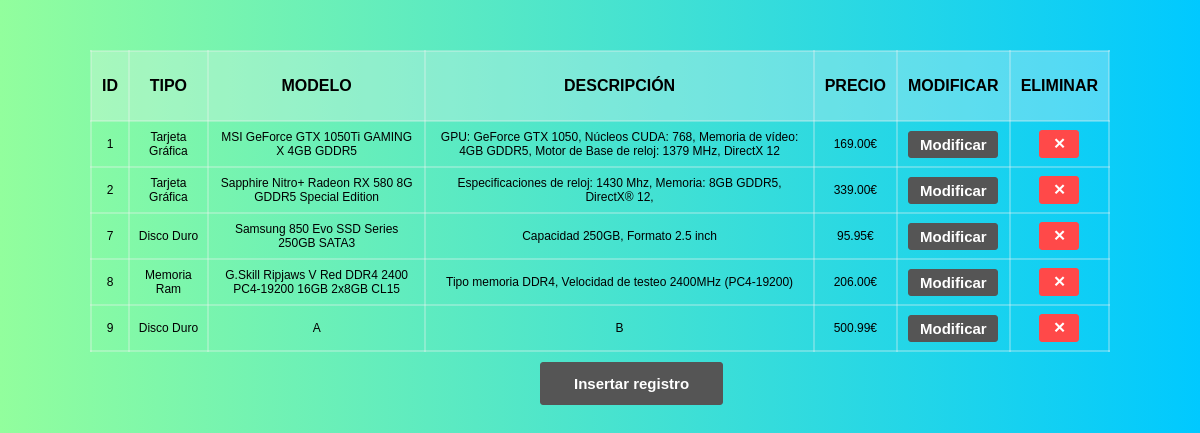
The page / on the database its author committed.
### tables this page shows
CREATE TABLE `components` (
  `id` int(11) NOT NULL,
  `tipo` varchar(20) NOT NULL,
  `modelo` varchar(100) NOT NULL,
  `descripcion` varchar(200) NOT NULL,
  `precio` decimal(5,2) NOT NULL
);

### baseDatos.php (called while the page is built, shortened)
<?php
$servername = "localhost";
$username = "patryk";
$password = "patryk";
$dbname = "hardware";
$conn = new mysqli($servername, $username, $password, $dbname);
   $sql = "SELECT * FROM components";
   $result = $conn->query($sql) or trigger_error(mysqli_error($conn)." ".$sql);
 ?>

### index.php (the view, shortened to what this page needs)
<!DOCTYPE html>
<html>
  <head>
  </head>
  <body>
      <?php
        require_once('baseDatos.php');
        if ($result->num_rows > 0) { ?>
          <table>
            <tr>
              <th>ID</th>
              <th>TIPO</th>
              <th>MODELO</th>
              <th>DESCRIPCIÓN</th>
              <th>PRECIO</th>
              <th>MODIFICAR</th>
              <th>ELIMINAR</th>
            </tr>
            <?php
         while($row = $result->fetch_assoc()) { ?>
        <tr>
            <td><?php echo $row["id"]; ?></td>
            <td><?php echo $row["tipo"]; ?></td>
            <td><?php echo $row["modelo"]; ?></td>
            <td><?php echo $row["descripcion"]; ?></td>
            <td><?php echo $row["precio"] . "€"; ?></td>
            <td>
              <a href="controlador_modificar.php?id=<?php echo $row["id"];?>">
                <input class="modificar" type="button" value="Modificar">
              </a>
            </td>
            <td>
              <a href="controlador_eliminar.php?id=<?php echo $row["id"];?>">
                <input class="eliminar" type="button" value="&#10005;">
              </a>
            </td>
            <?php } ?>
        </tr>
    </table>
    <form action="altas.php">
        <input type="submit" class="nuevo" value="Insertar registro" />
    </form>
    <?php
  } elseif ($result == false) {
      echo "La consulta que ha solicitado en el archivo baseDatos.php tiene errores de sintaxis.";
  } else { ?>
  <form action="controlador_alta.php">
      <input type="submit" class="nuevo" value="Insertar registro" />
  </form>
<?php }?>
  </body>
</html>

### index.php (style rules this page uses)
* { margin: 0; padding: 0; }
body { background: #00C9FF; background: -webkit-linear-gradient(to right, #92FE9D, #00C9FF); background: linear-gradient(to right, #92FE9D, #00C9FF); font-family: Arial, sans-serif; }
table { position: relative; margin: 50px auto; width: 85%; }
table, th, td { border-collapse: collapse; border-top: 2px solid rgba(242, 242, 242, 0.3); }
th, td { border-bottom: 2px solid rgba(242, 242, 242, 0.3); }
td { padding: 8px; text-align: center; border: 2px solid rgba(242, 242, 242, 0.3); font-size: 12px; }
th { padding: 25px 10px 25px 10px; text-align: center; background-color: rgba(242, 242, 242, 0.3); border: 2px solid rgba(242, 242, 242, 0.3); font-size: 16px; }
form { position: relative; margin-left: 45%; }
input[class="nuevo"] { position: absolute; margin-top: -40px; padding: 12px 5%; font-weight: bold; font-size: 15px; text-decoration: none; color: white; background-color: #555; cursor: pointer; border: 1px solid #555; border-radius: 3px; transition: .4s ease; }
input[class="modificar"] { font-weight: bold; font-size: 15px; color: white; background-color: #555; cursor: pointer; border: 1px solid #555; border-radius: 3px; padding: 4px 4px; width: 90px; }
input[class="eliminar"] { font-weight: bold; font-size: 15px; color: white; background-color: #ff4949; cursor: pointer; border: 1px solid #ff4949; border-radius: 3px; padding: 4px 4px; width: 40px; }
a { text-decoration: none; }

### rows shown on the page
components: id "1", tipo "Tarjeta Gráfica", modelo "MSI GeForce GTX 1050Ti GAMING X 4GB GDDR5", descripcion "GPU: GeForce GTX 1050, Núcleos CUDA: 768, Memoria de vídeo: 4GB GDDR5, Motor de Base de reloj: 1379 MHz, DirectX 12", precio "169.00"
components: id "2", tipo "Tarjeta Gráfica", modelo "Sapphire Nitro+ Radeon RX 580 8G GDDR5 Special Edition", descripcion "Especificaciones de reloj: 1430 Mhz, Memoria: 8GB GDDR5, DirectX® 12,", precio "339.00"
components: id "7", tipo "Disco Duro", modelo "Samsung 850 Evo SSD Series 250GB SATA3", descripcion "Capacidad 250GB, Formato 2.5 inch", precio "95.95"
components: id "8", tipo "Memoria Ram", modelo "G.Skill Ripjaws V Red DDR4 2400 PC4-19200 16GB 2x8GB CL15", descripcion "Tipo memoria DDR4, Velocidad de testeo 2400MHz (PC4-19200)", precio "206.00"
components: id "9", tipo "Disco Duro", modelo "A", descripcion "B", precio "500.99"
